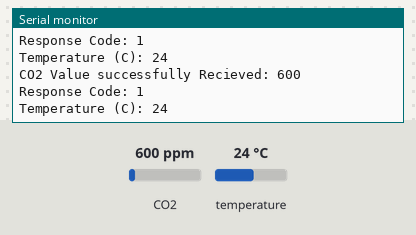
A sketch run on a simulated ESP8266 (NodeMCU). Parts: the last lines printed to the serial monitor. The test bench sets the inputs (shaded band); at power-on: CO2 600 ppm, temperature 24 °C.

Above: at 4.8 s.
4.9 s: CO2 set to 452 ppm
At 7.5 s:
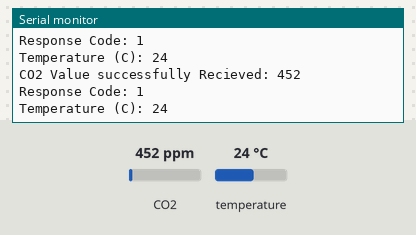
7.9 s: temperature set to 12 °C
At 9.1 s:
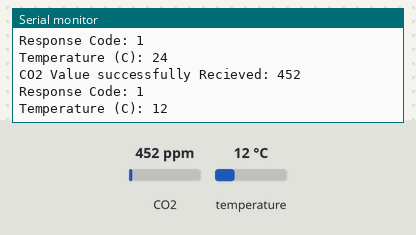
10.9 s: CO2 set to 1050 ppm
At 13.4 s:
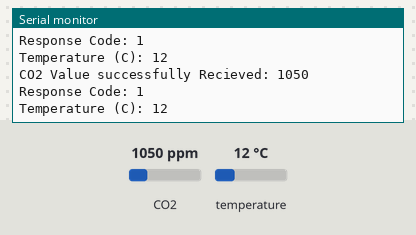
Timing chart, 0 to 14.9 s (numbered marks = the images above; inputs shaded):
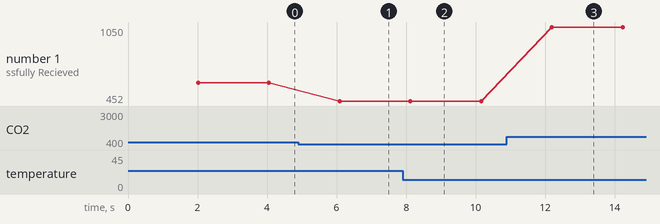

Measured:
- after the input at 4.9 s, the serial monitor: prints a new line after 1.2 s (image 1)
- after the input at 7.9 s, the serial monitor: prints a new line after 0.22 s (image 2)
- after the input at 10.9 s, the serial monitor: prints a new line after 1.3 s (image 3)
- plotted number 1: 600 → 452 after the input at 4.9 s, 452 → 1050 after the input at 10.9 s

The sketch:

ErrorCodes-lib-en.ino
```cpp
// taken from https://github.com/WifWaf/MH-Z19

/*
   Every time communication is initiated, a code is subsequetnly
   generated to represent the result of the attempt. This can
   be used to monitor your program and pinpoint any difficulties
   your program might be having.

   The codes are as followed:

	RESULT_NULL = 0,             // This should not occur, and suggests a library logic error
	RESULT_OK = 1,               // Communication was sucessfull
	RESULT_TIMEOUT = 2,          // Timed out waiting for a response
	RESULT_MATCH = 3,            // Recieved data does not match the usual syntax expected
	RESULT_CRC = 4,              // Recieved data does not match the CRC given
    RESULT_FILTER = 5,           // Filter was triggered (see FilterUsage example)
	RESULT_FAILED = 6            // Not currently used
*/

#include <Arduino.h>
#include "MHZ19.h"
#include <SoftwareSerial.h>                                //  Remove if using HardwareSerial or non-uno compatabile device

#define RX_PIN D6
#define TX_PIN D7
#define BAUDRATE 9600                                      // Native to the sensor (do not change)

MHZ19 myMHZ19;
SoftwareSerial mySerial(RX_PIN, TX_PIN);                   // Uno example

unsigned long getDataTimer = 0;

void setRange(int range);

void setup()
{
    Serial.begin(9600);

    mySerial.begin(BAUDRATE);                                // Uno Exammple: Begin Stream with MHZ19 baudrate
    //myMHZ19.printCommunication();                            // Error Codes are also included here if found (mainly for debugging/interest)

    myMHZ19.begin(mySerial);                                 // *Important, Pass your Stream reference
}

void loop()
{

    if (millis() - getDataTimer >= 2000)
    {
        int CO2;                                        // Buffer for CO2
        CO2 = myMHZ19.getCO2();                         // Request CO2 (as ppm)

        if(myMHZ19.errorCode == RESULT_OK)              // RESULT_OK is an alis for 1. Either can be used to confirm the response was OK.
        {
            Serial.print("CO2 Value successfully Recieved: ");
            Serial.println(CO2);
            Serial.print("Response Code: ");
            Serial.println(myMHZ19.errorCode);          // Get the Error Code value


            int8_t Temp;
            Temp = myMHZ19.getTemperature();                     // Request Temperature (as Celsius)
            Serial.print("Temperature (C): ");
            Serial.println(Temp);

        }

        else
        {
            Serial.println("Failed to recieve CO2 value - Error");
            Serial.print("Response Code: ");
            Serial.println(myMHZ19.errorCode);          // Get the Error Code value
        }

        getDataTimer = millis();
    }
}
```
